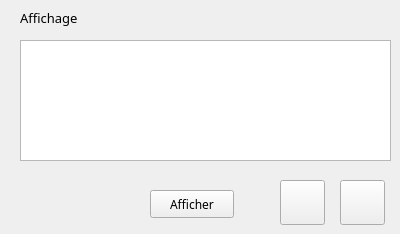
      <widget class="QWidget" name="tab_13">
       <attribute name="title">
        <string>Affichage</string>
       </attribute>
       <widget class="QTableView" name="tableView_r">
        <property name="geometry">
         <rect>
          <x>20</x>
          <y>40</y>
          <width>371</width>
          <height>121</height>
         </rect>
        </property>
       </widget>
       <widget class="QLabel" name="label_3">
        <property name="geometry">
         <rect>
          <x>20</x>
          <y>10</y>
          <width>151</width>
          <height>16</height>
         </rect>
        </property>
        <property name="font">
         <font>
          <family>MS Reference Sans Serif</family>
          <pointsize>10</pointsize>
          <weight>50</weight>
          <bold>false</bold>
         </font>
        </property>
        <property name="text">
         <string>Affichage</string>
        </property>
       </widget>
       <widget class="QPushButton" name="pushButton_PDFProd_2">
        <property name="geometry">
         <rect>
          <x>340</x>
          <y>180</y>
          <width>45</width>
          <height>45</height>
         </rect>
        </property>
        <property name="minimumSize">
         <size>
          <width>45</width>
          <height>45</height>
         </size>
        </property>
        <property name="font">
         <font>
          <family>MS Shell Dlg 2</family>
          <pointsize>12</pointsize>
          <weight>50</weight>
          <italic>false</italic>
          <bold>false</bold>
         </font>
        </property>
        <property name="styleSheet">
         <string notr="true">QPushButton{

    font: 12pt &quot;MS Shell Dlg 2&quot;;

color:white;

background-image:url(C:/Users/ASUS/Documents/kiosqueK/pdf(1));

background-position:  center;

background-repeat:no-repeat;

				   }</string>
        </property>
        <property name="text">
         <string/>
        </property>
       </widget>
       <widget class="QPushButton" name="pushButton_2">
        <property name="geometry">
         <rect>
          <x>280</x>
          <y>180</y>
          <width>45</width>
          <height>45</height>
         </rect>
        </property>
        <property name="minimumSize">
         <size>
          <width>45</width>
          <height>45</height>
         </size>
        </property>
        <property name="styleSheet">
         <string notr="true">QPushButton{

    font: 12pt &quot;MS Shell Dlg 2&quot;;

color:white;

background-image:url(C:/Users/ASUS/Documents/kiosqueK/excel);

background-position:  center;

background-repeat:no-repeat;

				   }</string>
        </property>
        <property name="text">
         <string/>
        </property>
       </widget>
       <widget class="QPushButton" name="afficher_r">
        <property name="geometry">
         <rect>
          <x>150</x>
          <y>190</y>
          <width>84</width>
          <height>28</height>
         </rect>
        </property>
        <property name="font">
         <font>
          <family>MS Reference Sans Serif</family>
         </font>
        </property>
        <property name="contextMenuPolicy">
         <enum>Qt::NoContextMenu</enum>
        </property>
        <property name="styleSheet">
         <string notr="true">QPushButton::hover
{
	background-color: qlineargradient(spread:pad, x1:0, y1:0.511, x2:1, y2:0.511, stop:0 rgba(0, 207, 179, 255),stop:1 rgb(108, 135, 255));

}</string>
        </property>
        <property name="text">
         <string>Afficher</string>
        </property>
        <property name="autoDefault">
         <bool>false</bool>
        </property>
        <property name="default">
         <bool>false</bool>
        </property>
        <property name="flat">
         <bool>false</bool>
        </property>
       </widget>
      </widget>
